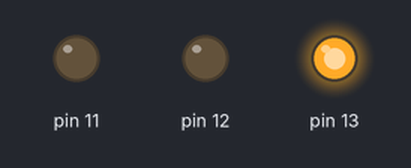
A sketch run on a simulated Arduino Uno, built with avr-gcc and run on an emulated ATmega328P. Shown: output pins drawn as LEDs (lit = HIGH).

Above: at 0.2 s.
At 6.2 s:
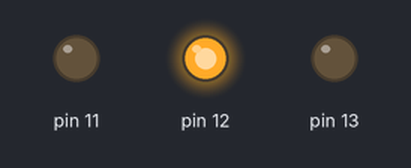
At 9.2 s:
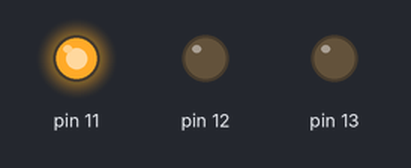
At 11.7 s:
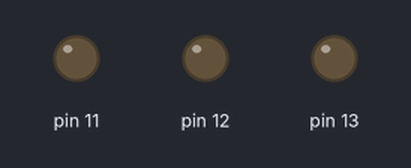
Timing chart, 0 to 13.0 s (numbered marks = the images above):
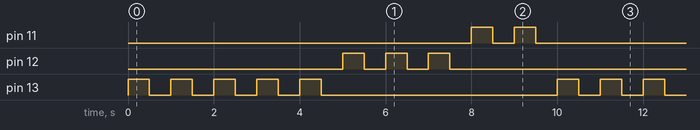

Measured:
- by itself, pin 11: repeats every 10.0 s: LOW 0.50 s, HIGH 0.50 s, LOW 8.5 s, HIGH 0.50 s
- by itself, pin 12: repeats every 10.0 s: 2 × (LOW 0.50 s, HIGH 0.50 s), LOW 7.5 s, HIGH 0.50 s
- by itself, pin 13: repeats every 10.0 s: 4 × (LOW 0.50 s, HIGH 0.50 s), LOW 5.5 s, HIGH 0.50 s

The sketch:

Task_1.ino
```cpp
// C++ code
//
void setup()
{
  	pinMode(13, OUTPUT);
    pinMode(12, OUTPUT);
    pinMode(11, OUTPUT);
}

void loop()
{
  digitalWrite(13, HIGH);
  delay(500);
  digitalWrite(13, LOW);
  delay(500);
  digitalWrite(13, HIGH);
  delay(500);
  digitalWrite(13, LOW);
  delay(500);
  digitalWrite(13, HIGH);
  delay(500);
  digitalWrite(13, LOW);
  delay(500);
  digitalWrite(13, HIGH);
  delay(500);
  digitalWrite(13, LOW);
  delay(500);
  digitalWrite(13, HIGH);
  delay(500);
  digitalWrite(13, LOW);
  delay(500);


  digitalWrite(12, HIGH);
  delay(500);
  digitalWrite(12, LOW);
  delay(500);
  digitalWrite(12, HIGH);
  delay(500);
  digitalWrite(12, LOW);
  delay(500);
  digitalWrite(12, HIGH);
  delay(500);
  digitalWrite(12, LOW);
  delay(500);

  digitalWrite(11, HIGH);
  delay(500);
  digitalWrite(11, LOW);
  delay(500);
  digitalWrite(11, HIGH);
  delay(500);
  digitalWrite(11, LOW);
  delay(500);

}
```
